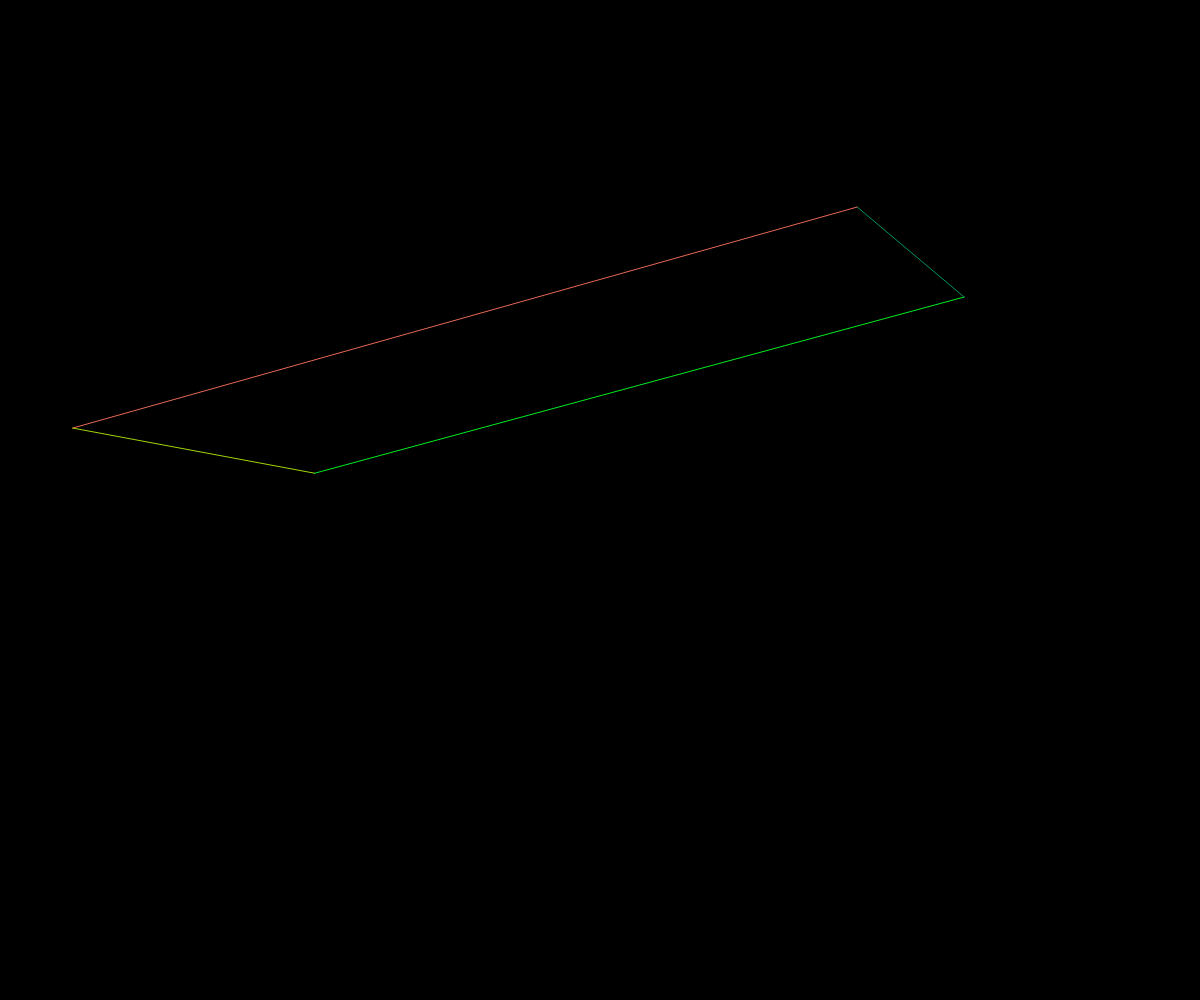
Frame 1 (no input)
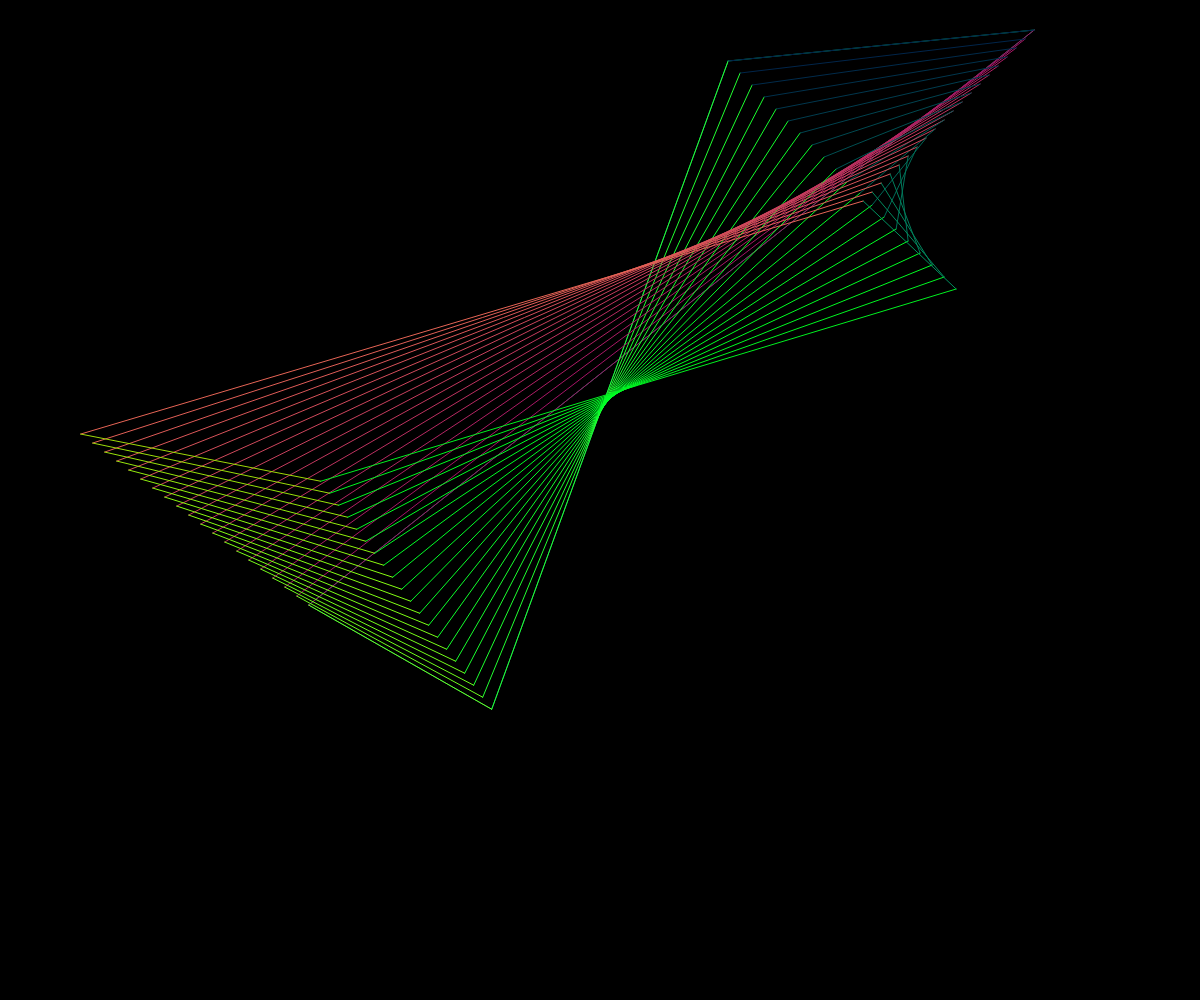
Frame 60 (no input)
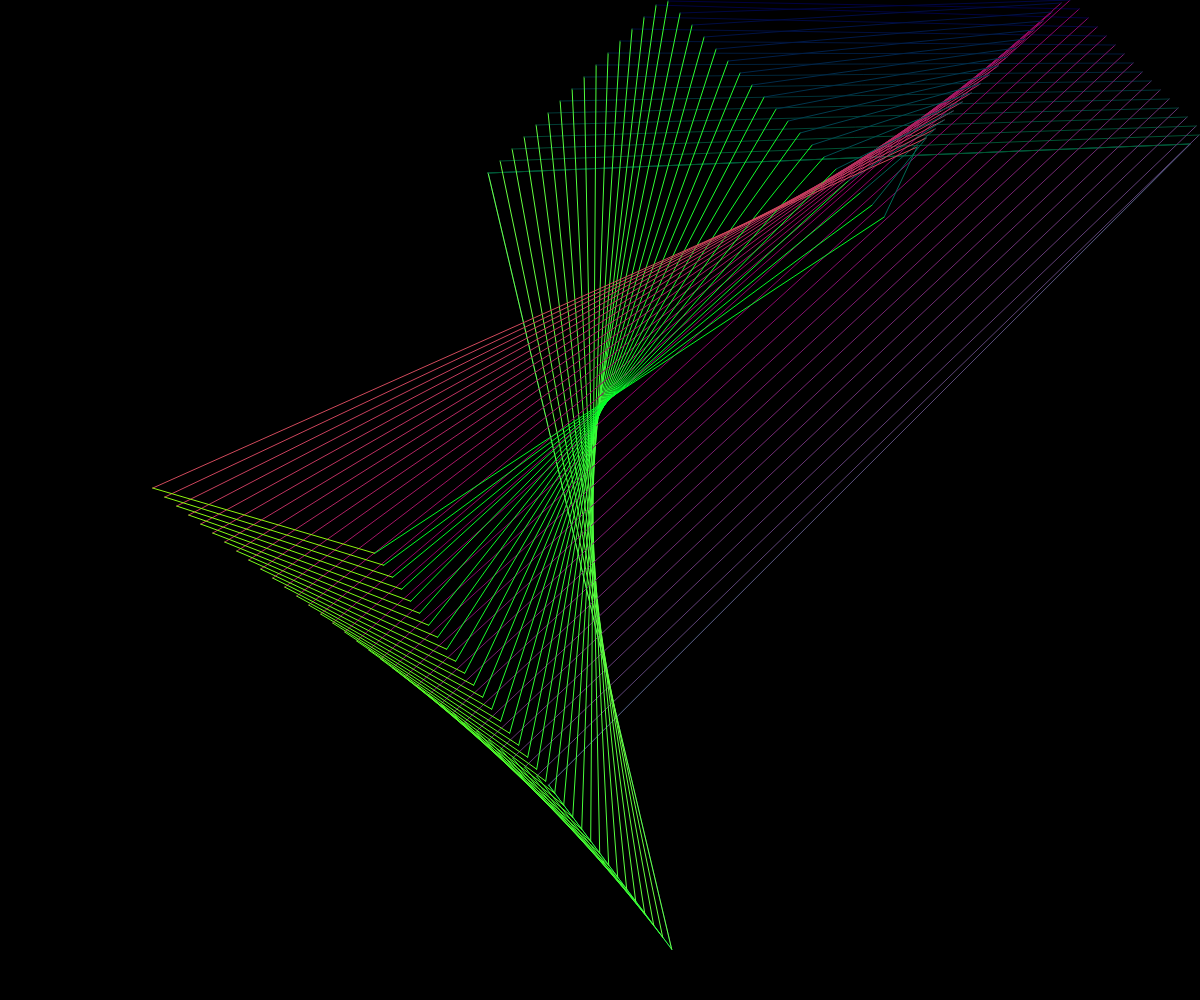
Frame 120 (the mouse pressed at the canvas centre since frame 60)

The p5.js sketch that drew these frames (run headless with seeded random() and noise() and a simulated clock; from frame 60 on, the mouse is pressed at the canvas centre):

// p5.js sketch
// ── sketch.js
let points = [];
let system;

function setup() {
  createCanvas(window.innerWidth, window.innerHeight);
  points.push(createPoint());
  points.push(createPoint());
  points.push(createPoint());
  points.push(createPoint());
  system = new LineSystem();
  strokeWeight(1);

}

function draw() {
  background(0);
  for(let idx = 0; idx < points.length; idx++){
    let curr = points[idx];
    let next = points[(idx + 1) % points.length];
    line(curr.pos.x, curr.pos.y, next.pos.x, next.pos.y);
    system.addLine(curr.pos, next.pos);
  }
  system.run();
  points.forEach((p) => { p.update(); });
}

const createPoint = () => {

  return {
    pos: {
      x: random(0, width),
      y: random(0, height),
    },
    vel: {
      x: random([-4, -3, 3, 4]),
      y: random([-4, -3, 3, 4]),
    },
    update() {
      if(0 >= this.pos.x || this.pos.x >= width){ this.vel.x *= -1; }
      this.pos.x += this.vel.x;
      if(0 >= this.pos.y || this.pos.y >= height){ this.vel.y *= -1; }
      this.pos.y += this.vel.y;
    },
    draw() {
      stroke(255);
      strokeWeight(8);
      point(this.pos.x, this.pos.y);
    },
  };
}

// ── line_system.js
let Line = function(x1, y1, x2, y2) {
  return {
    x1,
    y1,
    x2,
    y2,
    lifespan: 100,
    run() {
      stroke(255-(0.3*x1), 0.5*y2, 0.1*x2);
      this.lifespan -= 1;
      if(this.lifespan % 3 === 0){ line(x1, y1, x2, y2); }
    },
    get isDead() { return this.lifespan <= 0; },
  }
}

let LineSystem = function() {
  return {
    lines: [],
    addLine(curr, next) {
      this.lines.push(new Line(curr.x, curr.y, next.x, next.y));
    },
    run() {
      for (let i = this.lines.length-1; i >= 0; i--) {
        let line = this.lines[i];
        line.run();
        if (line.isDead) { this.lines.splice(i, 1); }
      }
    }
  }
};
